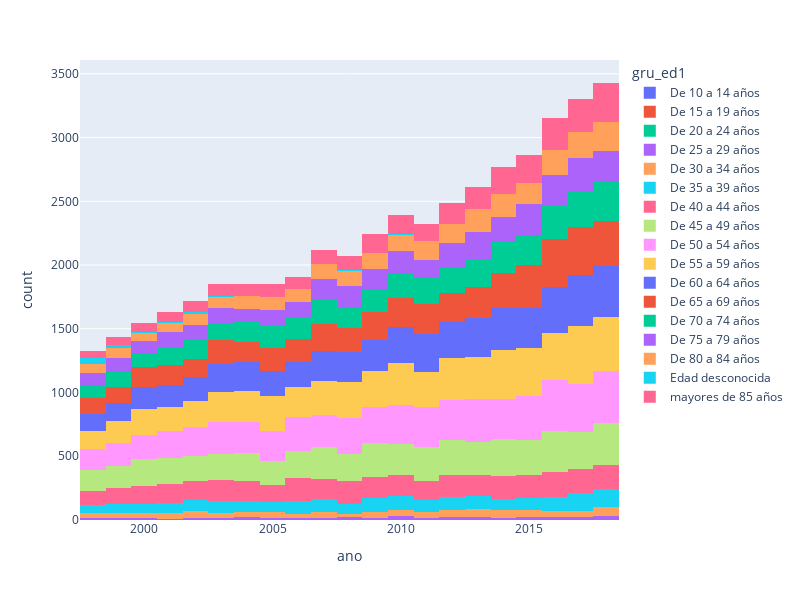

Notebook cell for this chart:
### Code cell
px.histogram(df.sort_values(by='gru_ed1'), color='gru_ed1', x='ano', height=600,width=800,barmode='stack')

### Figure 1 — Plotly figure (JSON) as saved in the notebook; plotly's stock layout.template omitted (floating-point values rounded to 4 significant figures; data arrays with more than 128 entries replaced by an {"elided": "..."} marker saying what was removed)
{"data": [{"alignmentgroup": "True", "bingroup": "x", "hovertemplate": "gru_ed1=De 10 a 14 años<br>ano=%{x}<br>count=%{y}<extra></extra>", "legendgroup": "De 10 a 14 años", "marker": {"color": "#636efa", "pattern": {"shape": ""}}, "name": "De 10 a 14 años", "offsetgroup": "De 10 a 14 años", "orientation": "v", "showlegend": true, "type": "histogram", "x": [2017, 2000, 1998], "xaxis": "x", "yaxis": "y"}, {"alignmentgroup": "True", "bingroup": "x", "hovertemplate": "gru_ed1=De 15 a 19 años<br>ano=%{x}<br>count=%{y}<extra></extra>", "legendgroup": "De 15 a 19 años", "marker": {"color": "#EF553B", "pattern": {"shape": ""}}, "name": "De 15 a 19 años", "offsetgroup": "De 15 a 19 años", "orientation": "v", "showlegend": true, "type": "histogram", "x": [2007, 2017, 2000, 2009, 2002, 2004, 2002, 1998, 2016, 2002, 2015, 2005, 2010, 2006, 2016, 2014, 2003, 2003], "xaxis": "x", "yaxis": "y"}, {"alignmentgroup": "True", "bingroup": "x", "hovertemplate": "gru_ed1=De 20 a 24 años<br>ano=%{x}<br>count=%{y}<extra></extra>", "legendgroup": "De 20 a 24 años", "marker": {"color": "#00cc96", "pattern": {"shape": ""}}, "name": "De 20 a 24 años", "offsetgroup": "De 20 a 24 años", "orientation": "v", "showlegend": true, "type": "histogram", "x": [2004, 2010, 2013, 2008, 2002, 2016, 2010, 2012, 2013, 2003, 2015, 2012, 2010, 2000, 2014, 1999, 2016, 2002, 2000, 2009, 2000, 2004, 2008, 2004, 2015, 2003, 2003, 2008, 2015, 2000, 2003, 2008, 2007, 2014, 2018, 2007, 2007, 2003, 2015, 2011, 1999, 2017, 2010, 2010, 2003, 2015, 2010, 2017, 2016, 2015, 2011, 2005, 1998, 2017, 2018, 2013, 2015, 2013, 2002, 2018, 2011, 2013, 1999, 2016, 2001, 1999, 2006], "xaxis": "x", "yaxis": "y"}, {"alignmentgroup": "True", "bingroup": "x", "hovertemplate": "gru_ed1=De 25 a 29 años<br>ano=%{x}<br>count=%{y}<extra></extra>", "legendgroup": "De 25 a 29 años", "marker": {"color": "#ab63fa", "pattern": {"shape": ""}}, "name": "De 25 a 29 años", "offsetgroup": "De 25 a 29 años", "orientation": "v", "showlegend": true, "type": "histogram", "x": {"elided": "313 int values"}, "xaxis": "x", "yaxis": "y"}, {"alignmentgroup": "True", "bingroup": "x", "hovertemplate": "gru_ed1=De 30 a 34 años<br>ano=%{x}<br>count=%{y}<extra></extra>", "legendgroup": "De 30 a 34 años", "marker": {"color": "#FFA15A", "pattern": {"shape": ""}}, "name": "De 30 a 34 años", "offsetgroup": "De 30 a 34 años", "orientation": "v", "showlegend": true, "type": "histogram", "x": {"elided": "1007 int values"}, "xaxis": "x", "yaxis": "y"}, {"alignmentgroup": "True", "bingroup": "x", "hovertemplate": "gru_ed1=De 35 a 39 años<br>ano=%{x}<br>count=%{y}<extra></extra>", "legendgroup": "De 35 a 39 años", "marker": {"color": "#19d3f3", "pattern": {"shape": ""}}, "name": "De 35 a 39 años", "offsetgroup": "De 35 a 39 años", "orientation": "v", "showlegend": true, "type": "histogram", "x": {"elided": "1989 int values"}, "xaxis": "x", "yaxis": "y"}, {"alignmentgroup": "True", "bingroup": "x", "hovertemplate": "gru_ed1=De 40 a 44 años<br>ano=%{x}<br>count=%{y}<extra></extra>", "legendgroup": "De 40 a 44 años", "marker": {"color": "#FF6692", "pattern": {"shape": ""}}, "name": "De 40 a 44 años", "offsetgroup": "De 40 a 44 años", "orientation": "v", "showlegend": true, "type": "histogram", "x": {"elided": "3411 int values"}, "xaxis": "x", "yaxis": "y"}, {"alignmentgroup": "True", "bingroup": "x", "hovertemplate": "gru_ed1=De 45 a 49 años<br>ano=%{x}<br>count=%{y}<extra></extra>", "legendgroup": "De 45 a 49 años", "marker": {"color": "#B6E880", "pattern": {"shape": ""}}, "name": "De 45 a 49 años", "offsetgroup": "De 45 a 49 años", "orientation": "v", "showlegend": true, "type": "histogram", "x": {"elided": "5014 int values"}, "xaxis": "x", "yaxis": "y"}, {"alignmentgroup": "True", "bingroup": "x", "hovertemplate": "gru_ed1=De 50 a 54 años<br>ano=%{x}<br>count=%{y}<extra></extra>", "legendgroup": "De 50 a 54 años", "marker": {"color": "#FF97FF", "pattern": {"shape": ""}}, "name": "De 50 a 54 años", "offsetgroup": "De 50 a 54 años", "orientation": "v", "showlegend": true, "type": "histogram", "x": {"elided": "5923 int values"}, "xaxis": "x", "yaxis": "y"}, {"alignmentgroup": "True", "bingroup": "x", "hovertemplate": "gru_ed1=De 55 a 59 años<br>ano=%{x}<br>count=%{y}<extra></extra>", "legendgroup": "De 55 a 59 años", "marker": {"color": "#FECB52", "pattern": {"shape": ""}}, "name": "De 55 a 59 años", "offsetgroup": "De 55 a 59 años", "orientation": "v", "showlegend": true, "type": "histogram", "x": {"elided": "6005 int values"}, "xaxis": "x", "yaxis": "y"}, {"alignmentgroup": "True", "bingroup": "x", "hovertemplate": "gru_ed1=De 60 a 64 años<br>ano=%{x}<br>count=%{y}<extra></extra>", "legendgroup": "De 60 a 64 años", "marker": {"color": "#636efa", "pattern": {"shape": ""}}, "name": "De 60 a 64 años", "offsetgroup": "De 60 a 64 años", "orientation": "v", "showlegend": true, "type": "histogram", "x": {"elided": "5335 int values"}, "xaxis": "x", "yaxis": "y"}, {"alignmentgroup": "True", "bingroup": "x", "hovertemplate": "gru_ed1=De 65 a 69 años<br>ano=%{x}<br>count=%{y}<extra></extra>", "legendgroup": "De 65 a 69 años", "marker": {"color": "#EF553B", "pattern": {"shape": ""}}, "name": "De 65 a 69 años", "offsetgroup": "De 65 a 69 años", "orientation": "v", "showlegend": true, "type": "histogram", "x": {"elided": "4659 int values"}, "xaxis": "x", "yaxis": "y"}, {"alignmentgroup": "True", "bingroup": "x", "hovertemplate": "gru_ed1=De 70 a 74 años<br>ano=%{x}<br>count=%{y}<extra></extra>", "legendgroup": "De 70 a 74 años", "marker": {"color": "#00cc96", "pattern": {"shape": ""}}, "name": "De 70 a 74 años", "offsetgroup": "De 70 a 74 años", "orientation": "v", "showlegend": true, "type": "histogram", "x": {"elided": "3960 int values"}, "xaxis": "x", "yaxis": "y"}, {"alignmentgroup": "True", "bingroup": "x", "hovertemplate": "gru_ed1=De 75 a 79 años<br>ano=%{x}<br>count=%{y}<extra></extra>", "legendgroup": "De 75 a 79 años", "marker": {"color": "#ab63fa", "pattern": {"shape": ""}}, "name": "De 75 a 79 años", "offsetgroup": "De 75 a 79 años", "orientation": "v", "showlegend": true, "type": "histogram", "x": {"elided": "3376 int values"}, "xaxis": "x", "yaxis": "y"}, {"alignmentgroup": "True", "bingroup": "x", "hovertemplate": "gru_ed1=De 80 a 84 años<br>ano=%{x}<br>count=%{y}<extra></extra>", "legendgroup": "De 80 a 84 años", "marker": {"color": "#FFA15A", "pattern": {"shape": ""}}, "name": "De 80 a 84 años", "offsetgroup": "De 80 a 84 años", "orientation": "v", "showlegend": true, "type": "histogram", "x": {"elided": "2703 int values"}, "xaxis": "x", "yaxis": "y"}, {"alignmentgroup": "True", "bingroup": "x", "hovertemplate": "gru_ed1=Edad desconocida<br>ano=%{x}<br>count=%{y}<extra></extra>", "legendgroup": "Edad desconocida", "marker": {"color": "#19d3f3", "pattern": {"shape": ""}}, "name": "Edad desconocida", "offsetgroup": "Edad desconocida", "orientation": "v", "showlegend": true, "type": "histogram", "x": {"elided": "135 int values"}, "xaxis": "x", "yaxis": "y"}, {"alignmentgroup": "True", "bingroup": "x", "hovertemplate": "gru_ed1=mayores de 85 años<br>ano=%{x}<br>count=%{y}<extra></extra>", "legendgroup": "mayores de 85 años", "marker": {"color": "#FF6692", "pattern": {"shape": ""}}, "name": "mayores de 85 años", "offsetgroup": "mayores de 85 años", "orientation": "v", "showlegend": true, "type": "histogram", "x": {"elided": "2971 int values"}, "xaxis": "x", "yaxis": "y"}], "layout": {"barmode": "stack", "height": 600, "legend": {"title": {"text": "gru_ed1"}, "tracegroupgap": 0}, "margin": {"t": 60}, "width": 800, "xaxis": {"anchor": "y", "domain": [0, 1], "title": {"text": "ano"}}, "yaxis": {"anchor": "x", "domain": [0, 1], "title": {"text": "count"}}}}
